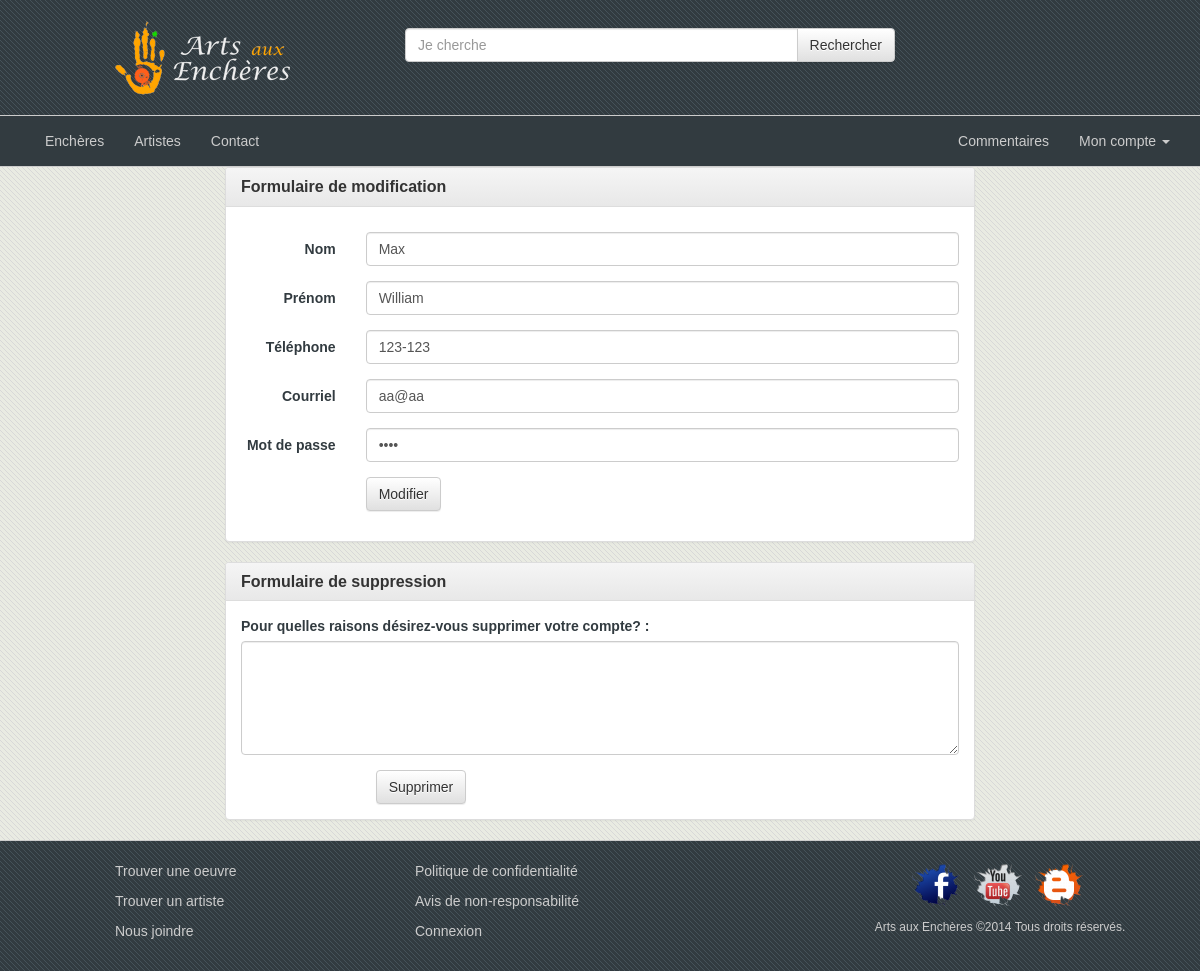
Screenshot of /site/index.php?page=utilisateur&action=parametres (signed in) with the database file from the repository.
### tables this page shows
CREATE TABLE `pi2_utilisateurs` (
  `id` int(10) unsigned NOT NULL AUTO_INCREMENT,
  `nom` varchar(45) NOT NULL,
  `prenom` varchar(45) NOT NULL,
  `courriel` varchar(70) NOT NULL,
  `motDePasse` varchar(60) NOT NULL,
  `telephone` varchar(14) DEFAULT NULL,
  `type` enum('membre','admin') NOT NULL DEFAULT 'membre',
  `etat` enum('inactif','actif') NOT NULL DEFAULT 'actif',
  PRIMARY KEY (`id`)
);

### site/index.php (called while the page is built, shortened)
<?php
	$oControleurSite = new ControleurSite();
 ?>

### modeles/Utilisateur.class.php (called while the page is built, shortened)
<?php
class Utilisateur extends Modeles{
	private $idUtilisateur;
	private $sNom;
	private $sPrenom;
	private $sCourriel;
	private $sMotDePasse;
	private $sTel;
	public function setNom($sNom){
		$this->sNom = $sNom;
	}
	public function setPrenom($sPrenom){
		$this->sPrenom = $sPrenom;
	}
	public function setCourriel($sCourriel){
		$this->sCourriel = $sCourriel;
	}
	public function setIdUtilisateur($idUtilisateur){
		$this->idUtilisateur = $idUtilisateur;
	}
	public function setTel($sTel){
		$this->sTel = $sTel;
	}
	public function setMotDePasse($sMotDePasse){
		$this->sMotDePasse = $sMotDePasse;
	}
	public function getNom(){
		return htmlentities($this->sNom);
	}
	public function getPrenom(){
		return htmlentities($this->sPrenom);
	}
	public function getCourriel(){
		return $this->sCourriel;
	}
	public function getMotDePasse(){
		return $this->sMotDePasse;
	}
	public function getTel(){
		return $this->sTel;
	}
	public function getIdUtilisateur(){
		return $this->idUtilisateur;
	}
	function rechercherUnUtilisateur(){
		$oPDO = new Connexion();
		$sSQL = "SELECT * FROM pi2_utilisateurs WHERE id=".$this->getIdUtilisateur();
		$requete = $oPDO->oPDO->prepare($sSQL);
	}
}

### systeme/Connexion.class.php (called while the page is built)
<?php
class Connexion{
	protected $sBDConf = 'feng';
	protected $oPDO;
	public function __construct(){
		$conf = Conf::$aBaseDonnees[$this->sBDConf];
		try {
			if ( !isset($this->oPDO) ) {
				$oPDO = new PDO('mysql:host='.$conf['hote'].';dbname='.$conf['bd'].'',''.$conf['utilisateur'].'',''.$conf['motDePasse'].'');
				$oPDO->exec('set names utf8');
				$oPDO->setAttribute(PDO::ATTR_DEFAULT_FETCH_MODE, PDO::FETCH_ASSOC);
				$oPDO->setAttribute(PDO::ATTR_ERRMODE, PDO::ERRMODE_EXCEPTION);
	    		$oPDO->setAttribute(PDO::ATTR_EMULATE_PREPARES, false);
				$this->oPDO = $oPDO;
			}
		} catch (PDOException $e) {
			echo "Message: ".$e->getMessage()."<br>";
			echo "Code: ".$e->getCode();
			die();
		}
	}
}

### vues/VueUtilisateur.class.php (the view, shortened to what this page needs)
<?php
class VueUtilisateur {
	public static function afficherFormModSup($oUtilisateur, $sMsg) {
		$nom=(isset($_POST['cmd']))? $_POST['nom'] : trim($oUtilisateur->getNom());
		$prenom=(isset($_POST['cmd']))? $_POST['prenom'] : trim($oUtilisateur->getPrenom());
		$tel=(isset($_POST['cmd']))? $_POST['tel'] : trim($oUtilisateur->getTel());
		$password=(isset($_POST['cmd']))? $_POST['password'] : trim($oUtilisateur->getMotDePasse());
		$courriel=(isset($_POST['cmd']))? $_POST['courriel'] : trim($oUtilisateur->getCourriel());
		echo"
			<main id=\"martin\">
				<div class=\"container\" id=\"modification\">
					<div class=\"row\">
						<div class=\"col-xs-12 col-sm-8 col-sm-offset-2\">
							<article class=\"panel panel-default\">
								<div class=\"panel-heading\">
									<h3 class=\"panel-title\">Formulaire de modification</h3>
								</div>
								<div class=\"panel-body\">
									<form class=\"form-horizontal\" role=\"form\" action=\"index.php?page=utilisateur&action=parametres\" method=\"post\">
										<p>$sMsg</p>
										<div class=\"form-group\">
											<label for=\"inputNom\" class=\"col-sm-2 control-label\">Nom</label>
											<div class=\"col-sm-10\">
												<input type=\"text\" name=\"nom\" class=\"form-control\" id=\"inputNom\" placeholder=\"Nom\" value=\"$nom\">
											</div>
										</div>
										<div class=\"form-group\">
											<label for=\"inputPrenom\" class=\"col-sm-2 control-label\">Prénom</label>
											<div class=\"col-sm-10\">
												<input type=\"text\" name=\"prenom\" class=\"form-control\" id=\"inputPrenom\" placeholder=\"Prénom\" value=\"$prenom\">
											</div>
										</div>
										<div class=\"form-group\">
											<label for=\"inputTel\" class=\"col-sm-2 control-label\">Téléphone</label>
											<div class=\"col-sm-10\">
												<input type=\"text\" name=\"tel\" class=\"form-control\" id=\"inputTel\" placeholder=\"Téléphone\" value=\"$tel\">
											</div>
										</div>
										<div class=\"form-group\">
											<label for=\"inputEmail\" class=\"col-sm-2 control-label\">Courriel</label>
											<div class=\"col-sm-10\">
												<input type=\"email\" name=\"courriel\" class=\"form-control\" id=\"inputEmail\" placeholder=\"Courriel\" value=\"$courriel\">
											</div>
										</div>
										<div class=\"form-group\">
											<label for=\"inputPassword\" class=\"col-sm-2 control-label\">Mot de passe</label>
											<div class=\"col-sm-10\">
												<input type=\"password\" name=\"password\" class=\"form-control\" id=\"inputPassword\" placeholder=\"Mot de passe\" value=\"$password\">
											</div>
										</div>
										<div class=\"form-group\">
											<div class=\"col-sm-offset-2 col-sm-2\">
												<button type=\"submit\" name=\"cmd\" class=\"btn btn-default\" value=\"modifier\">Modifier</button>
											</div>
										</div>
									</form>
								</div>
							</article>
						</div>
					</div>
				</div>
				<div class=\"container\" id=\"suppression\">
					<div class=\"row\">
						<div class=\"col-xs-12 col-sm-8 col-sm-offset-2\">
							<article class=\"panel panel-default\">
								<div class=\"panel-heading\">
									<h3 class=\"panel-title\">Formulaire de suppression</h3>
								</div>
								<div class=\"panel-body\">
									<form role=\"form\" action=\"index.php?page=utilisateur&action=parametres\" method=\"post\">
										<div class=\"form-group\">
											<label for=\"txtarea\">Pour quelles raisons désirez-vous supprimer votre compte? :</label>
											<textarea class=\"form-control\" rows=\"5\"></textarea>
										</div>
										<div class=\"col-sm-offset-2 col-sm-2\">
											<div>
												<button type=\"submit\" name=\"cmd\" class=\"btn btn-default\" value=\"supprimer\">Supprimer</button>
											</div>
										</div>
									</form>
								</div>
							</article>
						</div>
					</div>
				</div>
			</main>
		";
	}
}

### site/css/main.css (style rules this page uses)
html { font-size: 12px; }
body { font-family: 'Lato', Calibri, Arial, sans-serif; font-family: Lucida Sans Unicode, Arial, Helvetica, sans-serif; color: #323b40; background-repeat: repeat; background-image: url('../img/fond-rayures_pales.png'); background-color: #464647; }
h1, h2, h3 { font-weight: bold; }
@media all and (min-width: 769px) { main { min-height: 375px; } }

### rows the page displays
pi2_utilisateurs: nom "Max", prenom "William", tel "123-123", courriel "aa@aa"
